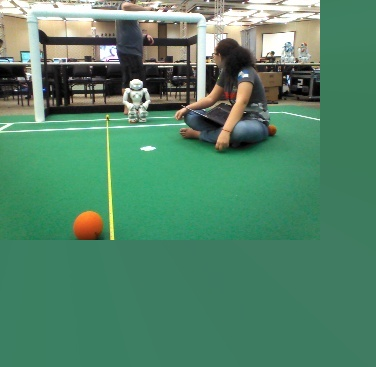
//> input picture college/particular/private_linked_projects/UnBeatables/Goleiro/calibracao_bola/testes_stitching/parte11.jpg, 376 x 367 px
$ ./ndeu parte11.jpg parte11.jpg   (built with g++ and OpenCV 4, older OpenCV classes emulated)
//> lines starting //> are read from the running program, lines starting //| are printed output that depends on the picture
#include <stdio.h>
#include <iostream>

#include "opencv2/core/core.hpp"
#include "opencv2/features2d/features2d.hpp"
#include "opencv2/highgui/highgui.hpp"
#include "opencv2/nonfree/nonfree.hpp"
#include "opencv2/calib3d/calib3d.hpp"
#include "opencv2/imgproc/imgproc.hpp"

using namespace cv;

void readme();

/** @function main */
int main( int argc, char** argv )
{
 if( argc != 3 )
 { readme(); return -1; }

// Load the images
 Mat image1= imread( argv[2] );
//> image1 is the input picture: 367 rows x 376 cols, CV_8UC3; mean B, G, R 105.1, 133.3, 82.8
 Mat image2= imread( argv[1] );
 Mat gray_image1;
 Mat gray_image2;
 // Convert to Grayscale
 cvtColor( image1, gray_image1, CV_RGB2GRAY );
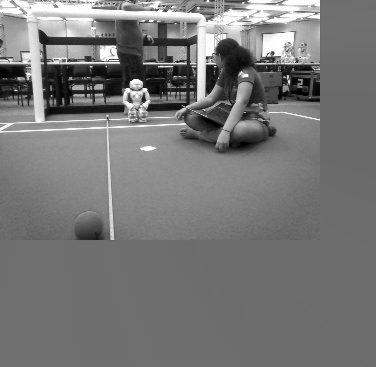
//> gray_image1: 367 rows x 376 cols, CV_8UC1; min 0, max 255, mean 119.1
 cvtColor( image2, gray_image2, CV_RGB2GRAY );

imshow("first image",image2);
 imshow("second image",image1);

if( !gray_image1.data || !gray_image2.data )
 { std::cout<< " --(!) Error reading images " << std::endl; return -1; }

//-- Step 1: Detect the keypoints using SURF Detector
 int minHessian = 400;

SiftFeatureDetector detector( minHessian );

std::vector< KeyPoint > keypoints_object, keypoints_scene;

detector.detect( gray_image1, keypoints_object );
//> keypoints_object = 400 keypoints; strongest (x, y, size): (108, 54, 12.8), (145, 90, 2.7), (136, 82, 6.3), (273, 53, 2.3)
 detector.detect( gray_image2, keypoints_scene );
//> keypoints_scene has the same summary as keypoints_object

//-- Step 2: Calculate descriptors (feature vectors)
 SiftDescriptorExtractor extractor;

Mat descriptors_object, descriptors_scene;

extractor.compute( gray_image1, keypoints_object, descriptors_object );
 extractor.compute( gray_image2, keypoints_scene, descriptors_scene );

//-- Step 3: Matching descriptor vectors using FLANN matcher
 FlannBasedMatcher matcher;
 std::vector< DMatch > matches;
 matcher.match( descriptors_object, descriptors_scene, matches );
//> matches = 400 matches

double max_dist = 0; double min_dist = 100;

//-- Quick calculation of max and min distances between keypoints
 for( int i = 0; i < descriptors_object.rows; i++ )
 { double dist = matches[i].distance;
 if( dist < min_dist ) min_dist = dist;
 if( dist > max_dist ) max_dist = dist;
 }
//> this loop made 400 passes
//> min_dist on pass 1: 0
//> after the loop, min_dist = 0; max_dist = 0

printf("-- Max dist : %f \n", max_dist );
//| -- Max dist : 0.000000
 printf("-- Min dist : %f \n", min_dist );
//| -- Min dist : 0.000000

//-- Use only "good" matches (i.e. whose distance is less than 3*min_dist )
 std::vector< DMatch > good_matches;

for( int i = 0; i < descriptors_object.rows; i++ )
 { if( matches[i].distance < 3*min_dist )
 { good_matches.push_back( matches[i]); }
 }
//> after the loop, good_matches = 0 matches
 std::vector< Point2f > obj;
 std::vector< Point2f > scene;

for( int i = 0; i < good_matches.size(); i++ )
 {
 //-- Get the keypoints from the good matches
 obj.push_back( keypoints_object[ good_matches[i].queryIdx ].pt );
 scene.push_back( keypoints_scene[ good_matches[i].trainIdx ].pt );
 }
//> this loop made 0 passes

// Find the Homography Matrix
//> (the run ends here: the program stops with an error, at `Mat H = findHomography( obj, scene, CV_RANSAC );`)
